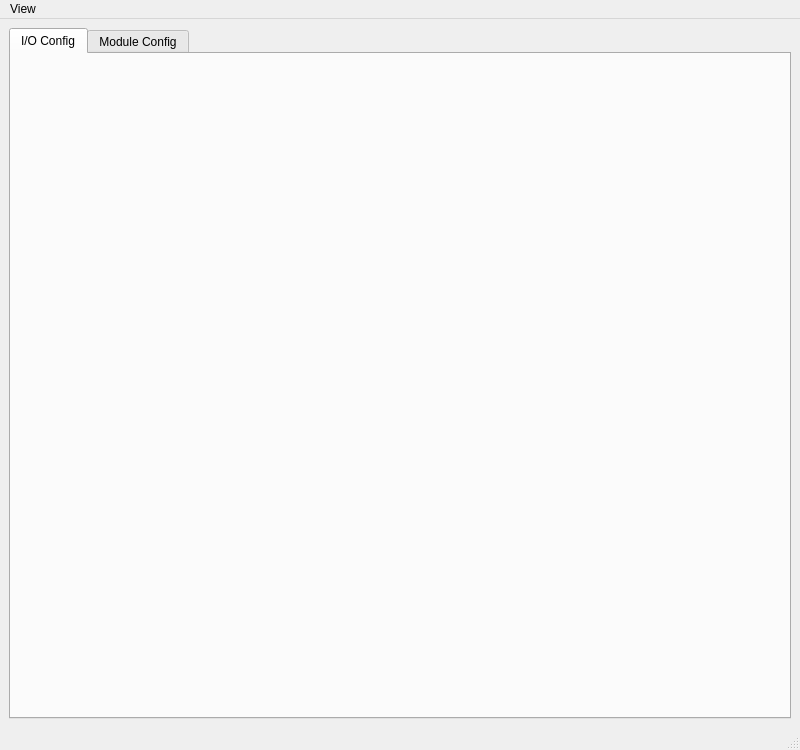
<?xml version="1.0" encoding="UTF-8"?>
<ui version="4.0">
 <class>AcmTestAppWindow</class>
 <widget class="QMainWindow" name="AcmTestAppWindow">
  <property name="geometry">
   <rect>
    <x>0</x>
    <y>0</y>
    <width>800</width>
    <height>750</height>
   </rect>
  </property>
  <property name="windowTitle">
   <string>ACM Test App</string>
  </property>
  <widget class="QWidget" name="centralwidget">
   <layout class="QVBoxLayout" name="verticalLayout">
    <item>
     <widget class="QTabWidget" name="tabWidget_main">
      <property name="currentIndex">
       <number>0</number>
      </property>
      <widget class="QWidget" name="tab_io_host">
       <attribute name="title">
        <string>I/O Config</string>
       </attribute>
      </widget>
      <widget class="QWidget" name="tab_module_host">
       <attribute name="title">
        <string>Module Config</string>
       </attribute>
      </widget>
     </widget>
    </item>
   </layout>
  </widget>
  <widget class="QMenuBar" name="menubar">
   <property name="geometry">
    <rect>
     <x>0</x>
     <y>0</y>
     <width>463</width>
     <height>22</height>
    </rect>
   </property>
   <widget class="QMenu" name="menuView_2">
    <property name="title">
     <string>View</string>
    </property>
    <addaction name="actionPreview"/>
   </widget>
   <addaction name="menuView_2"/>
  </widget>
  <widget class="QStatusBar" name="statusbar"/>
  <action name="actionPreview">
   <property name="checkable">
    <bool>true</bool>
   </property>
   <property name="checked">
    <bool>true</bool>
   </property>
   <property name="text">
    <string>Preview</string>
   </property>
  </action>
 </widget>
 <resources/>
 <connections/>
</ui>
